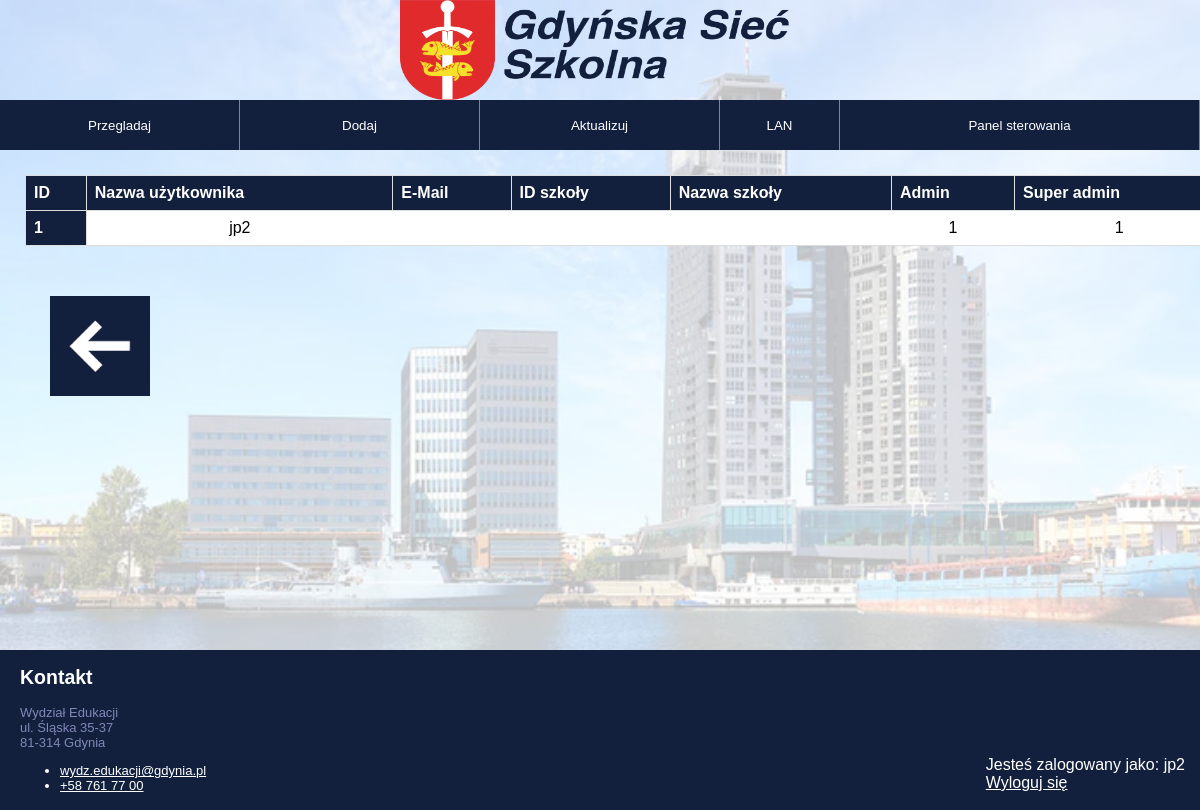
/uzytkownicy.php (signed in), run on the app's committed database.
### tables this page shows
CREATE TABLE IF NOT EXISTS `uzytkownicy` (
  `id` int(11) NOT NULL AUTO_INCREMENT,
  `username` text NOT NULL,
  `email` text NOT NULL,
  `password` text NOT NULL,
  `szkoła_id` int(11) NOT NULL,
  `szkoła` varchar(50) NOT NULL,
  `admin` tinyint(1) NOT NULL,
  `super_admin` tinyint(1) NOT NULL,
  PRIMARY KEY (`id`),
  KEY `szkoła_id` (`szkoła_id`)
);

### uzytkownicy.php (the view, shortened to what this page needs)
<?php
    require_once "config.php";
?>
<!DOCTYPE html>
<html lang="pl">
<head>
    <link rel="stylesheet" href="style.css">
</head>
<body>
    <div id="logo">
        <a href="index.php" title="Przejdź na stronę główną">
            <img src="logo.png" alt="logo" height="100px" width="400px">
        </a>
    </div>
    <div id="menu">
        <div id="przegladaj">
            <button type="button" onclick="window.location.href='select.php'" class="menu">Przegladaj</button>
        </div>
        <div id="dodaj">
            <button type="button" onclick="window.location.href='insert.php'" class="menu">Dodaj</Button>
        </div>
        <div id="aktualizuj">
            <button type="button" onclick="window.location.href='update.php'" class="menu">Aktualizuj</button>
        </div>
        <div id="lan">
            <button type="button" onclick="window.location.href='lan.php'" class="menu">LAN</button>
        </div>
        <div id="logowanie">
            <button type='button' onclick='window.location.href=`panel_sterowania.php`' class='menu'>Panel sterowania</button>
        </div>
    </div>
    <div id="content">
        <?php
                $super_admin = mysqli_query($link, "SELECT * FROM uzytkownicy WHERE username = '".$_SESSION['username']."'");
                $permissions = mysqli_fetch_assoc($super_admin);
                    if ($permissions["super_admin"] == true) {
                        echo '<table id="output">';
                    } else {
                        echo '<p id="error">Nie posiadasz uprawnień!</p>';
                        echo '<table id="output" style="visibility: hidden">';
                    }
        ?>
            <thead>
                <tr>
                    <th>ID</th> <th>Nazwa użytkownika</th> <th>E-Mail</th> <th>ID szkoły</th> <th>Nazwa szkoły</th> <th>Admin</th> <th>Super admin</th>
                </tr>
            </thead>
            <tbody>
                <?php
                    $sql = "SELECT * FROM uzytkownicy";
                    $result = mysqli_query($link,$sql);
                    $super_admin = mysqli_query($link, "SELECT * FROM uzytkownicy WHERE username = '".$_SESSION['username']."'");
                    $permissions = mysqli_fetch_assoc($super_admin);
                        if ($permissions["super_admin"] == true) {
                            if (mysqli_num_rows($result) > 0) {
                                while($row = mysqli_fetch_assoc($result)) {
                                echo "<tr>"."<th> ".$row["id"]."</th>"."<td>". $row["username"]. "</td>"."<td>".$row["email"]."</td>"."<td>".$row["szkola_id"]."</td>".
                                "<td>".$row["szkola"]."</td>"."<td>".$row["admin"]."</td>"."<td>".$row["super_admin"]."</td></tr>" ;
                                }
                            }
                            else {
                                echo "0 wyników";
                            }
                        }
                ?>
            </tbody>
        </table>
        <div class="back">
            <a href="panel_sterowania.php" title="Przejdź na stronę główną">
                <img src="back.png" alt="Powrót do poprzedniej strony" height="100px" width="100px"></img>
            </a>
        </div>
    </div>
    <footer>
        <div id="uzytkownik">
            <p>
                <?php
                    if (isset($_SESSION["username"])) {
                        $logout = '"logout.php"';
                        echo "Jesteś zalogowany jako: ". $_SESSION["username"]. "<br><a href=". $logout. ">Wyloguj się</a>";
                    } else {
                        echo "Nie jesteś zalogowany";
                    }
                ?>
            </p>
        </div>
        <div id="kontakt">
            <h2>Kontakt</h2>
            <p style="color:#8287b5;">Wydział Edukacji<br>ul. Śląska 35-37<br>81-314 Gdynia</p>
            <ul>
                <li><a href="mailto:wydz.edukacji@gdynia.pl" title="Wyślij e-mail na adres wydz.edukacji@gdynia.pl"><span>wydz.edukacji@gdynia.pl</span></a></li>
                <li><a href="tel:+587617700" title="Zadzwoń na numer +58 7617700"><span>+58 761 77 00</span></a></li>
            </ul>
        </div>
    </footer>
</body>
</html>

### style.css (style rules this page uses)
html { font-family: sans-serif; }
body { margin: 0; background-image: url("tło.png"); background-repeat: no-repeat; background-size: 100%; background-color: #ffffff; }
#logo { clear: both; height: 100px; text-align: center; }
#menu { clear: both; text-align: center; }
#przegladaj, #aktualizuj, #dodaj { height: 50px; width: 20%; float: left; background-color: #12203d; border-right: 1px solid rgba(255, 255, 255, 0.45); box-sizing: border-box; }
#lan { height: 50px; width: 10%; float: left; background-color: #12203d; border-right: 1px solid rgba(255, 255, 255, 0.45); box-sizing: border-box; }
#logowanie { height: 50px; width: 30%; float: left; background-color: #12203d; border-right: 1px solid rgba(255, 255, 255, 0.45); box-sizing: border-box; }
.menu { background: none; border: none; background-color: #12203d; color: #ffffff; height: 100%; width: 100%; cursor: pointer; }
.back { float: left; margin: 25px 50px 50px 50px; width: 100px; height: 100px; background-color: #12203d; }
#content { clear: both; height: 500px; overflow: scroll; text-align: center; }
#output { border-collapse: collapse; width: 100%; margin: 25px; }
#output tr, #output th { border: 1px solid #ddd; background-color: #ffffff; padding: 8px; }
#output th { text-align: left; background-color: #12203d; color: #ffffff; }
footer { clear: both; height: 160px; background-color: #12203d; color: #ffffff; }
#uzytkownik { float: right; padding-right: 15px; padding-top: 90px; color: #ffffff; }
#kontakt { float: left; text-align: left; font-size: small; padding-left: 20px; }
a { color: #ffffff; }

### data on the page
uzytkownicy: id "1", username "jp2", admin "1", super_admin "1"

### other printed values
$_SESSION["username"] "jp2"
